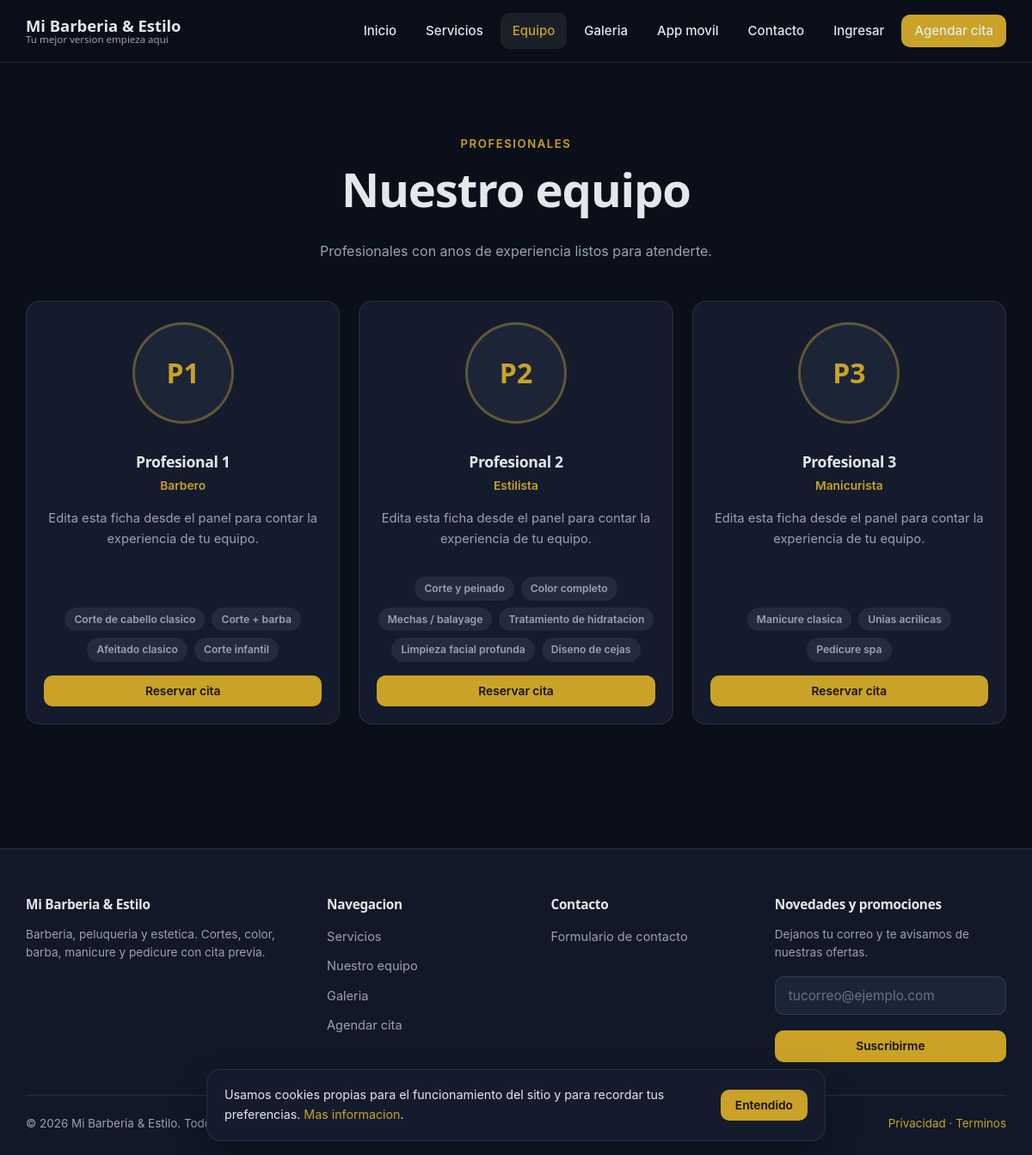
The app's page /equipo with its own data.
### tables this page shows
CREATE TABLE `content_blocks` (
  `id` int(10) unsigned NOT NULL AUTO_INCREMENT,
  `block_key` varchar(60) NOT NULL COMMENT 'hero, sobre_nosotros, servicios, equipo...',
  `section_type` varchar(40) NOT NULL DEFAULT 'generic',
  `title` varchar(200) NOT NULL DEFAULT '',
  `subtitle` varchar(300) NOT NULL DEFAULT '',
  `body` text DEFAULT NULL,
  `image_path` varchar(255) NOT NULL DEFAULT '',
  `background_path` varchar(255) NOT NULL DEFAULT '',
  `cta_label` varchar(80) NOT NULL DEFAULT '',
  `cta_url` varchar(500) NOT NULL DEFAULT '',
  `cta_secondary_label` varchar(80) NOT NULL DEFAULT '',
  `cta_secondary_url` varchar(500) NOT NULL DEFAULT '',
  `extra_json` text DEFAULT NULL COMMENT 'Campos adicionales segun el tipo de seccion',
  `is_active` tinyint(1) NOT NULL DEFAULT 1,
  `sort_order` smallint(6) NOT NULL DEFAULT 0,
  `created_at` datetime NOT NULL,
  `updated_at` datetime NOT NULL,
  PRIMARY KEY (`id`),
  UNIQUE KEY `uq_blocks_key` (`block_key`),
  KEY `idx_blocks_active` (`is_active`,`sort_order`)
);

CREATE TABLE `staff` (
  `id` int(10) unsigned NOT NULL AUTO_INCREMENT,
  `user_id` bigint(20) unsigned DEFAULT NULL COMMENT 'Cuenta de acceso, si la tiene',
  `branch_id` int(10) unsigned NOT NULL,
  `display_name` varchar(120) NOT NULL,
  `slug` varchar(140) NOT NULL,
  `title` varchar(100) NOT NULL DEFAULT '' COMMENT 'Barbero, Estilista, Manicurista...',
  `bio` text DEFAULT NULL,
  `photo_path` varchar(255) NOT NULL DEFAULT '',
  `phone` varchar(20) NOT NULL DEFAULT '',
  `email` varchar(190) NOT NULL DEFAULT '',
  `instagram` varchar(120) NOT NULL DEFAULT '',
  `color` varchar(7) NOT NULL DEFAULT '#0ea5e9' COMMENT 'Color en la agenda',
  `commission_percent` decimal(5,2) NOT NULL DEFAULT 0.00,
  `accepts_online` tinyint(1) NOT NULL DEFAULT 1,
  `is_active` tinyint(1) NOT NULL DEFAULT 1,
  `show_on_web` tinyint(1) NOT NULL DEFAULT 1,
  `rating_average` decimal(3,2) NOT NULL DEFAULT 0.00,
  `rating_count` int(10) unsigned NOT NULL DEFAULT 0,
  `sort_order` smallint(6) NOT NULL DEFAULT 0,
  `created_at` datetime NOT NULL,
  `updated_at` datetime NOT NULL,
  `deleted_at` datetime DEFAULT NULL,
  PRIMARY KEY (`id`),
  UNIQUE KEY `uq_staff_slug` (`slug`),
  KEY `idx_staff_branch` (`branch_id`,`is_active`),
  KEY `idx_staff_user` (`user_id`),
  CONSTRAINT `fk_staff_branch` FOREIGN KEY (`branch_id`) REFERENCES `branches` (`id`),
  CONSTRAINT `fk_staff_user` FOREIGN KEY (`user_id`) REFERENCES `users` (`id`) ON DELETE SET NULL
);

### app/Views/web/team.php (the view, shortened to what the rows shown need)
<section class="section">
    <div class="container">
        <div class="section__head">
            <span class="section__eyebrow">Profesionales</span>
            <h1><?= e($blocks['team_intro']['title'] ?? 'Nuestro equipo') ?></h1>
            <p><?= e($blocks['team_intro']['subtitle'] ?? '') ?></p>
        </div>
        <?php if ($team === []): ?>
            <div class="empty-state"><p>Pronto presentaremos a nuestro equipo.</p></div>
        <?php else: ?>
            <div class="grid grid--3">
                <?php foreach ($team as $member): ?>
                    <article class="card staff-card">
                        <?php if ((string) $member['photo_path'] !== ''): ?>
                            <img class="staff-card__photo" src="<?= e(media_url($member['photo_path'])) ?>"
                                 alt="<?= e($member['display_name']) ?>" loading="lazy" width="118" height="118">
                        <?php else: ?>
                            <div class="staff-card__photo"><?= e(initials((string) $member['display_name'])) ?></div>
                        <?php endif; ?>
                        <div class="card__body">
                            <h2 class="card__title" style="font-size:1.1rem"><?= e($member['display_name']) ?></h2>
                            <p class="staff-card__role"><?= e($member['title']) ?></p>
                            <?php if ((string) ($member['bio'] ?? '') !== ''): ?>
                                <p class="card__text"><?= e(str_limit((string) $member['bio'], 170)) ?></p>
                            <?php endif; ?>
                            <?php if (!empty($member['services'])): ?>
                                <div class="flex gap-1 flex-wrap mt-2" style="justify-content:center">
                                    <?php foreach ($member['services'] as $serviceName): ?>
                                        <span class="pill"><?= e($serviceName) ?></span>
                                    <?php endforeach; ?>
                                </div>
                            <?php endif; ?>
                            <a class="btn btn--primary btn--sm mt-2"
                               href="<?= e(url('/agendar?profesional=' . (int) $member['id'])) ?>">Reservar cita</a>
                        </div>
                    </article>
                <?php endforeach; ?>
            </div>
        <?php endif; ?>
    </div>
</section>

### records on screen
content_blocks: title "Nuestro equipo", subtitle "Profesionales con anos de experiencia listos para atenderte."
staff: display_name "P1", display_name "Profesional 1", title "Barbero", bio "Edita esta ficha desde el panel para contar la experiencia de tu equipo.", serviceName "Corte de cabello clasico", serviceName "Corte + barba", serviceName "Afeitado clasico", serviceName "Corte infantil"
staff: display_name "P2", display_name "Profesional 2", title "Estilista", bio "Edita esta ficha desde el panel para contar la experiencia de tu equipo.", serviceName "Corte y peinado", serviceName "Color completo", serviceName "Mechas / balayage", serviceName "Tratamiento de hidratacion", serviceName "Limpieza facial profunda", serviceName "Diseno de cejas"
staff: display_name "P3", display_name "Profesional 3", title "Manicurista", bio "Edita esta ficha desde el panel para contar la experiencia de tu equipo.", serviceName "Manicure clasica", serviceName "Unias acrilicas", serviceName "Pedicure spa"

### other values on screen
$businessName "Mi Barberia & Estilo"
SettingsService::string('business.tagline') "Tu mejor version empieza aqui"
$label "Inicio"
$label "Servicios"
$label "Equipo"
$label "Galeria"
$label "App movil"
$label "Contacto"
str_limit(SettingsService::string('business.description', ''), 190) "Barberia, peluqueria y estetica. Cortes, color, barba, manicure y pedicure con cita previa."
